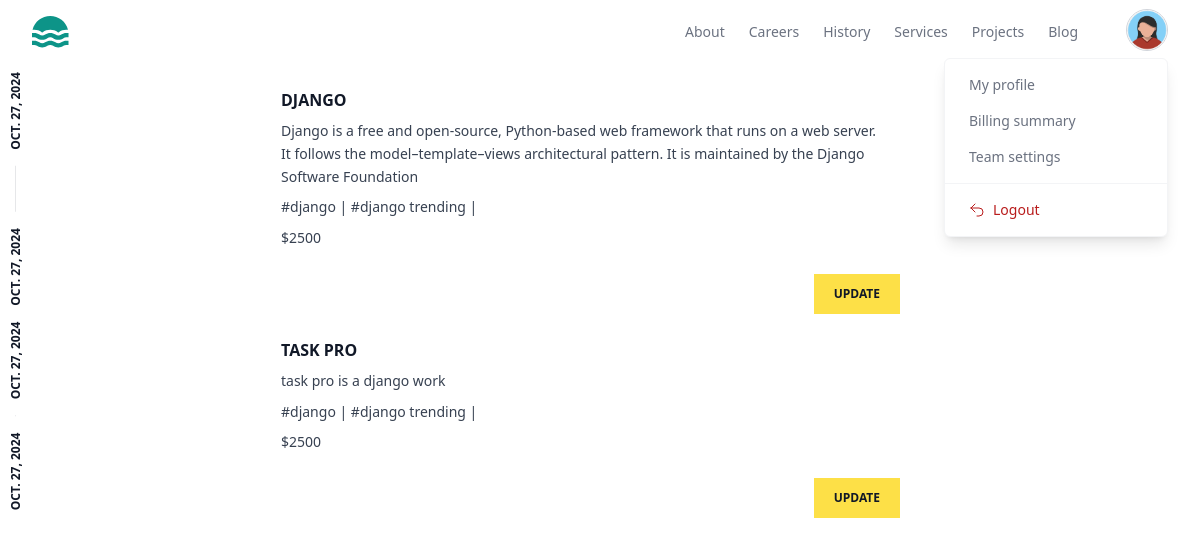
The page /myworks/all/ (signed in) on the database its author committed.
### store/models.py (models this page shows, shortened)
class BaseModel(models.Model):
    created_date=models.DateTimeField(auto_now_add=True)
    updated_date=models.DateTimeField(auto_now=True)
    is_active=models.BooleanField(default=True)

class UserProfile(BaseModel):
    bio=models.CharField(max_length=200,null=True)
    prof_picture=models.ImageField(upload_to="profilepicture",null=True,blank=True,default="profilepicture/default.png")
    phone=models.CharField(max_length=200,null=True)
    owner=models.OneToOneField(User,on_delete=models.CASCADE,related_name="profile")

class Project(BaseModel):
    title=models.CharField(max_length=200)
    description=models.TextField()
    preview_picture=models.ImageField(upload_to="previewimages",null=True,blank=True)
    thumbnail=models.ImageField()
    price=models.PositiveIntegerField()
    developer=models.ForeignKey(User,on_delete=models.CASCADE)
    files=models.FileField(upload_to="project",null=True,blank=True)
    tag_objects=models.ManyToManyField(Tag,null=True)
    thumbnail=EmbedVideoField()

class BaseModel(models.Model):
    created_date=models.DateTimeField(auto_now_add=True)
    updated_date=models.DateTimeField(auto_now=True)
    is_active=models.BooleanField(default=True)

class Tag(BaseModel):
    title=models.CharField(max_length=200)

### store/views.py (the view)
# urls.py: path("myworks/all/",views.MyProjectListView.as_view(),name="myworks"),
class MyProjectListView(View):
    template_name="my_project.html"
    def get(self,request,*args,**kwargs):
        qs=Project.objects.filter(developer=request.user)
        return render(request,self.template_name,{"data":qs})

### store/templates/my_project.html (shortened to what this page needs)
{%extends 'base.html'%}
{% load embed_video_tags %}
{%block main_block%}
<div class="w-3/4">
    {%for p in data%}
    <article class="flex bg-white transition hover:shadow-xl">
        <div class="rotate-180 p-2 [writing-mode:_vertical-lr]">
          <time
            datetime="2022-10-10"
            class="flex items-center justify-between gap-4 text-xs font-bold uppercase text-gray-900"
          >
            <span>{{p.created_date|date}}</span>
            <span>{{p.updated_date|date}}</span>
          </time>
        </div>
        <div class="hidden sm:block sm:basis-56">
        </div>
        <div class="flex flex-1 flex-col justify-between">
          <div class="border-s border-gray-900/10 p-4 sm:border-l-transparent sm:p-6">
            <a href="#">
              <h3 class="font-bold uppercase text-gray-900">
                {{p.title}}
              </h3>
            </a>
            <p class="mt-2 line-clamp-3 text-sm/relaxed text-gray-700">
              {{p.description}}
            </p>
            <p class="mt-2 line-clamp-3 text-sm/relaxed text-gray-700">
                {%for  t in p.tag_objects.all%}
                #{{t.title}} |
                {%endfor%}
            </p>
            <p class="mt-2 line-clamp-3 text-sm/relaxed text-gray-700">
                ${{p.price}}
            </p>
          </div>
          <div class="sm:flex sm:items-end sm:justify-end">
            <a
              href="{%url 'project-update' p.id %}"
              class="block bg-yellow-300 px-5 py-3 text-center text-xs font-bold uppercase text-gray-900 transition hover:bg-yellow-400"
            >
              Update
            </a>
          </div>
        </div>
      </article>
    {%endfor%}
</div>
{%endblock%}

### store/templates/base.html (shortened to what this page needs)
<!DOCTYPE html>
<html lang="en">
<head>
    <script src="https://cdn.tailwindcss.com"></script>
</head>
<body>
    <header class="bg-white">
        <div class="mx-auto max-w-screen-xl px-4 sm:px-6 lg:px-8">
          <div class="flex h-16 items-center justify-between">
            <div class="flex-1 md:flex md:items-center md:gap-12">
              <a class="block text-teal-600" href="#">
              </a>
            </div>
            <div class="md:flex md:items-center md:gap-12">
              <nav aria-label="Global" class="hidden md:block">
                <ul class="flex items-center gap-6 text-sm">
                  <li>
                    <a class="text-gray-500 transition hover:text-gray-500/75" href="#"> About </a>
                  </li>
                  <li>
                    <a class="text-gray-500 transition hover:text-gray-500/75" href="#"> Careers </a>
                  </li>
                  <li>
                    <a class="text-gray-500 transition hover:text-gray-500/75" href="#"> History </a>
                  </li>
                  <li>
                    <a class="text-gray-500 transition hover:text-gray-500/75" href="#"> Services </a>
                  </li>
                  <li>
                    <a class="text-gray-500 transition hover:text-gray-500/75" href="{%url 'myworks'%}"> Projects </a>
                  </li>
                  <li>
                    <a class="text-gray-500 transition hover:text-gray-500/75" href="#"> Blog </a>
                  </li>
                </ul>
              </nav>
              <div class="hidden md:relative md:block">
                <button
                  type="button"
                  class="overflow-hidden rounded-full border border-gray-300 shadow-inner"
                >
                  <img
                    src="{{request.user.profile.prof_picture.url}}"
                    alt=""
                    class="size-10 object-cover"
                  />
                </button>
                <div
                  class="absolute end-0 z-10 mt-0.5 w-56 divide-y divide-gray-100 rounded-md border border-gray-100 bg-white shadow-lg"
                  role="menu"
                >
                  <div class="p-2">
                    <a
                      href="{%url 'profile-edit'%}"
                      class="block rounded-lg px-4 py-2 text-sm text-gray-500 hover:bg-gray-50 hover:text-gray-700"
                      role="menuitem"
                    >
                      My profile
                    </a>
                    <a
                      href="#"
                      class="block rounded-lg px-4 py-2 text-sm text-gray-500 hover:bg-gray-50 hover:text-gray-700"
                      role="menuitem"
                    >
                      Billing summary
                    </a>
                    <a
                      href="#"
                      class="block rounded-lg px-4 py-2 text-sm text-gray-500 hover:bg-gray-50 hover:text-gray-700"
                      role="menuitem"
                    >
                      Team settings
                    </a>
                  </div>
                  <div class="p-2">
                    <form method="POST" action="#">
                      <a
                        href="{%url 'logout'%}"
                        class="flex w-full items-center gap-2 rounded-lg px-4 py-2 text-sm text-red-700 hover:bg-red-50"
                        role="menuitem"
                      >
                        <svg
                          xmlns="http://www.w3.org/2000/svg"
                          fill="none"
                          viewBox="0 0 24 24"
                          stroke-width="1.5"
                          stroke="currentColor"
                          class="size-4"
                        >
                          <path
                            stroke-linecap="round"
                            stroke-linejoin="round"
                            d="M9 15 3 9m0 0 6-6M3 9h12a6 6 0 0 1 0 12h-3"
                          />
                        </svg>
                        Logout
                      </a>
                    </form>
                  </div>
                </div>
              </div>
            </div>
          </div>
        </div>
      </header>
    {%block main_block%}
    {%endblock%}
</body>
</html>

### rows shown on the page
Project: created_date "OCT. 27, 2024", updated_date "OCT. 27, 2024", title "DJANGO", description "Django is a free and open-source, Python-based web framework that runs on a web server. It follows the model–template–views architectural pattern. It is maintained by the Django Software Foundation", price "2500"
Tag: title "django"
Tag: title "django trending"
Project: created_date "OCT. 27, 2024", updated_date "OCT. 27, 2024", title "TASK PRO", description "task pro is a django work", price "2500"
